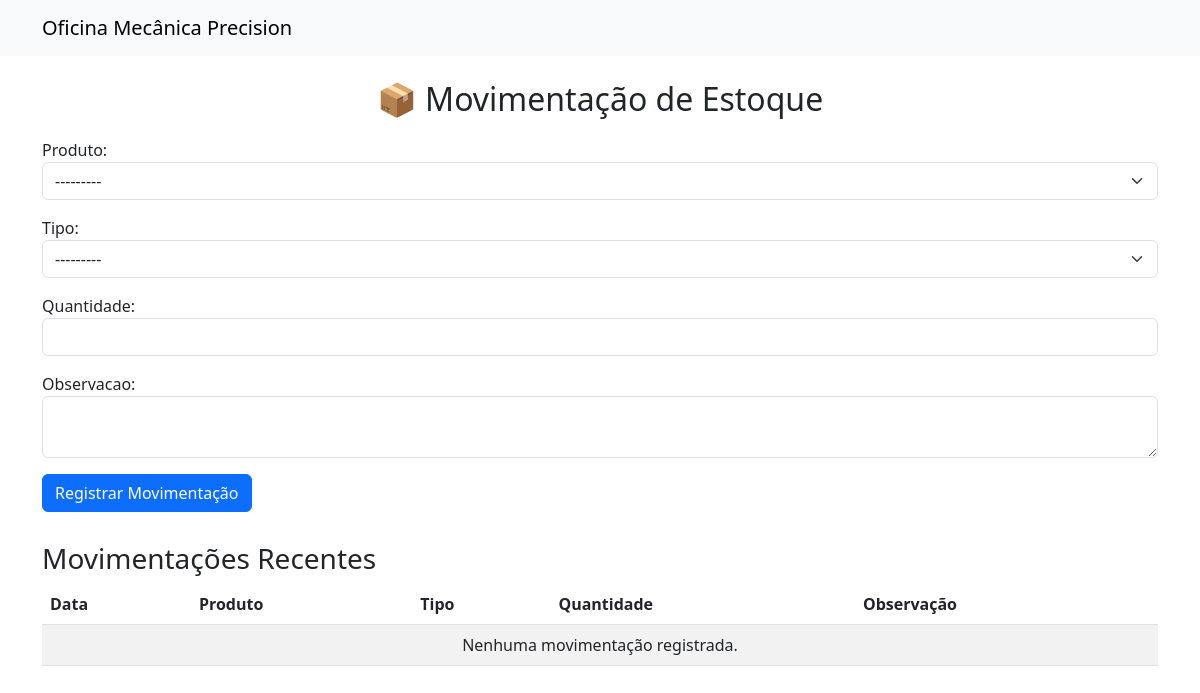
/movimentacao/, run on an earlier commit of the app's database.
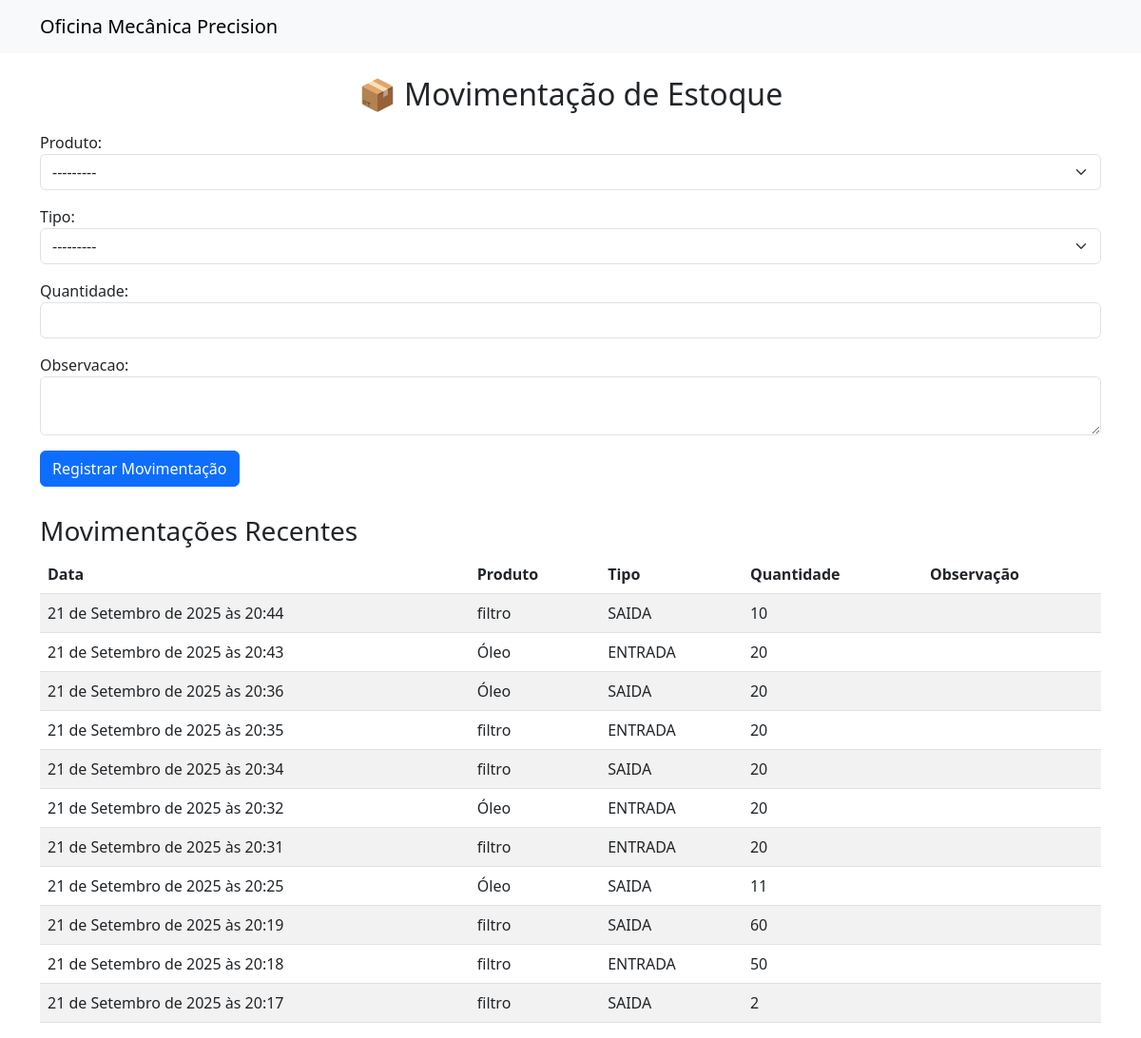
And on a later commit of the database.
### produtos/models.py (models this page shows, shortened)
class Movimentacao(models.Model):
    TIPO_MOVIMENTACAO = [
        ('ENTRADA', 'Entrada'),
        ('SAIDA', 'Saída'),
    ]
    produto = models.ForeignKey(Produto, on_delete=models.CASCADE)
    tipo = models.CharField(max_length=10, choices=TIPO_MOVIMENTACAO)
    quantidade = models.PositiveIntegerField()
    data = models.DateTimeField(auto_now_add=True)
    observacao = models.TextField(blank=True, null=True)

class Produto(models.Model):
    peca = models.CharField(max_length=100)
    quantidade = models.IntegerField()
    prateleira = models.CharField(max_length=100)
    codigo = models.IntegerField()
    minimo = models.IntegerField()
    def __str__(self):
        return self.peca

### produtos/views.py (the view)
# urls.py: path('movimentacao/', views.movimentacao_estoque, name='movimentacao_estoque'),
def movimentacao_estoque(request):
    if request.method == 'POST':
        form = MovimentacaoForm(request.POST)
        if form.is_valid():
            form.save()
            return redirect('movimentacao_estoque')  # redireciona para a mesma página
    else:
        form = MovimentacaoForm()
    movimentacoes = Movimentacao.objects.all().order_by('-data')
    return render(request, 'produtos/movimentacao.html', {
        'form': form,
        'movimentacoes': movimentacoes
    })

### produtos/forms.py
class MovimentacaoForm(forms.ModelForm):
    class Meta:
        model = Movimentacao
        fields = ['produto', 'tipo', 'quantidade', 'observacao']
        widgets = {
            'produto': forms.Select(attrs={'class': 'form-select'}),
            'tipo': forms.Select(attrs={'class': 'form-select'}),
            'quantidade': forms.NumberInput(attrs={'class': 'form-control', 'min': 1}),
            'observacao': forms.Textarea(attrs={'class': 'form-control', 'rows': 2}),
        }

### produtos/templates/produtos/movimentacao.html (shortened to what this page needs)
{% extends 'produtos/base.html' %}
{% block content %}
<h2 style="text-align:center; margin-bottom:20px;">📦 Movimentação de Estoque</h2>
<form method="post" style="margin-bottom: 30px;">
    {{ form.as_p }}
    <button type="submit" class="btn btn-primary">Registrar Movimentação</button>
</form>
<h3>Movimentações Recentes</h3>
<table class="table table-striped">
    <thead>
        <tr>
            <th>Data</th>
            <th>Produto</th>
            <th>Tipo</th>
            <th>Quantidade</th>
            <th>Observação</th>
        </tr>
    </thead>
    <tbody>
        {% for m in movimentacoes %}
        <tr>
            <td>{{ m.data }}</td>
            <td>{{ m.produto.peca }}</td>
            <td>{{ m.tipo }}</td>
            <td>{{ m.quantidade }}</td>
            <td>{{ m.observacao }}</td>
        </tr>
        {% empty %}
        <tr>
            <td colspan="5" style="text-align:center;">Nenhuma movimentação registrada.</td>
        </tr>
        {% endfor %}
    </tbody>
</table>
{% endblock %}

### produtos/templates/produtos/base.html (shortened to what this page needs)
<!DOCTYPE html>
<html lang="pt-br">
<head>
    <link href="https://cdn.jsdelivr.net/npm/bootstrap@5.3.0/dist/css/bootstrap.min.css" rel="stylesheet">
</head>
<body>
    <nav class="navbar navbar-expand-lg navbar-light bg-light">
        <div class="container">
            <a class="navbar-brand" href="{% url 'lista_produtos' %}">Oficina Mecânica Precision</a>
        </div>
    </nav>
    <div class="container mt-4">
        {% block content %} {% endblock %}
    </div>
</body>
</html>

What changed in the data, as far as the page shows it:
added Movimentacao: data "21 de Setembro de 2025 às 20:44", produto.peca "filtro", tipo "SAIDA", quantidade "10"
added Movimentacao: data "21 de Setembro de 2025 às 20:43", produto.peca "Óleo", tipo "ENTRADA", quantidade "20"
added Movimentacao: data "21 de Setembro de 2025 às 20:36", produto.peca "Óleo", tipo "SAIDA", quantidade "20"
added Movimentacao: data "21 de Setembro de 2025 às 20:35", produto.peca "filtro", tipo "ENTRADA", quantidade "20"
added Movimentacao: data "21 de Setembro de 2025 às 20:34", produto.peca "filtro", tipo "SAIDA", quantidade "20"
added Movimentacao: data "21 de Setembro de 2025 às 20:32", produto.peca "Óleo", tipo "ENTRADA", quantidade "20"
added Movimentacao: data "21 de Setembro de 2025 às 20:31", produto.peca "filtro", tipo "ENTRADA", quantidade "20"
added Movimentacao: data "21 de Setembro de 2025 às 20:25", produto.peca "Óleo", tipo "SAIDA", quantidade "11"
added Movimentacao: data "21 de Setembro de 2025 às 20:19", produto.peca "filtro", tipo "SAIDA", quantidade "60"
added Movimentacao: data "21 de Setembro de 2025 às 20:18", produto.peca "filtro", tipo "ENTRADA", quantidade "50"
added Movimentacao: data "21 de Setembro de 2025 às 20:17", produto.peca "filtro", tipo "SAIDA", quantidade "2"
Also different on the page:
text no longer shown: "Nenhuma movimentação registrada."
